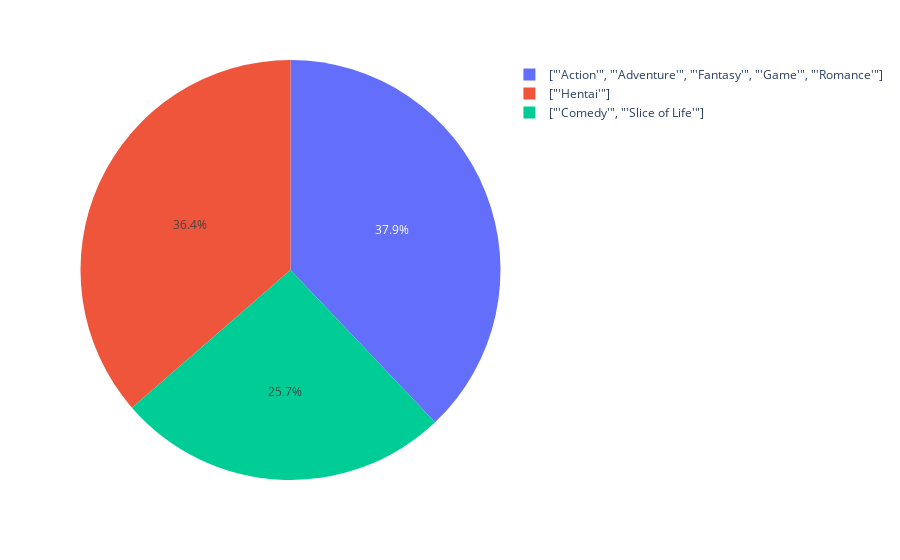

This figure's notebook cell:
### Code cell
fig = px.pie(reviews_grouped[(reviews_grouped.review_count>1000)&(reviews_grouped.genre!="[]")],values='review_count', names='genre', width=900)
fig.show()

### Figure 1 — Plotly figure (JSON) as saved in the notebook; plotly's stock layout.template omitted (floating-point values rounded to 4 significant figures)
{"data": [{"domain": {"x": [0, 1], "y": [0, 1]}, "hovertemplate": "genre=%{label}<br>review_count=%{value}<extra></extra>", "labels": ["[\"'Action'\", \"'Adventure'\", \"'Fantasy'\", \"'Game'\", \"'Romance'\"]", "[\"'Hentai'\"]", "[\"'Comedy'\", \"'Slice of Life'\"]"], "legendgroup": "", "name": "", "showlegend": true, "type": "pie", "values": [1923, 1845, 1304]}], "layout": {"legend": {"tracegroupgap": 0}, "margin": {"t": 60}, "width": 900}}
